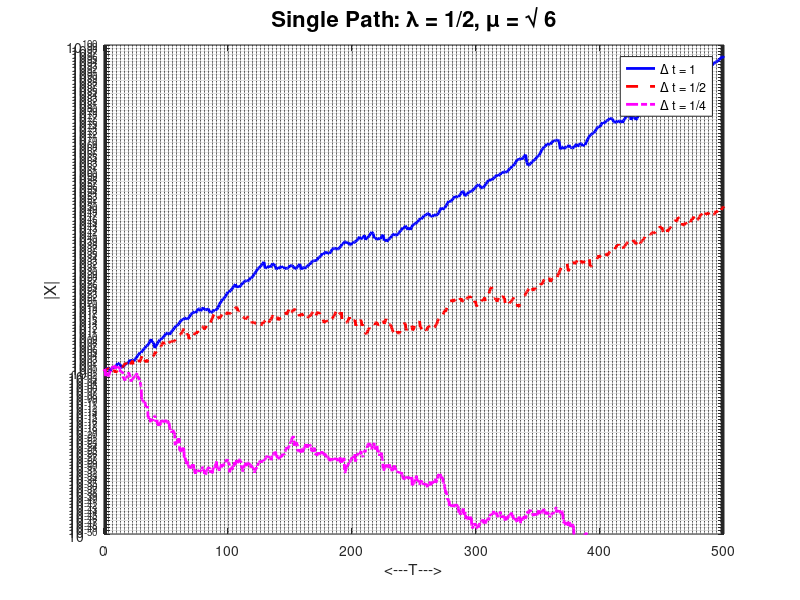

Source code (MATLAB):
function stab_asymptotic ( seed )

%*****************************************************************************80
%
%% STAB_ASYMPTOTIC examines asymptotic stability.
%
%  Discussion:
%
%    The function tests the asymptotic stability
%    of the Euler-Maruyama method applied to a stochastic differential
%    equation (SDE).
%
%    The SDE is
%
%      dX = lambda*X dt + mu*X dW,
%      X(0) = Xzero,
%
%    where 
%
%      lambda is a constant,
%      mu is a constant,
%      Xzero = 1.
%
%  Modified:
%
%    04 October 2006
%
%  Author:
%
%    Desmond Higham
%
%  Reference:
%
%    Desmond Higham,
%    An Algorithmic Introduction to Numerical Simulation of
%    Stochastic Differential Equations,
%    SIAM Review,
%    Volume 43, Number 3, September 2001, pages 525-546.
%
%  Parameters:
%
%    Input, integer SEED, a seed for the random number generator.
%    In the reference, this value is set to 100.
%
  fprintf ( 1, '\n' );
  fprintf ( 1, 'STAB_ASYMPTOTIC:\n' );
  fprintf ( 1, '  Investigate asymptotic stability of Euler-Maruyama\n' );
  fprintf ( 1, '  solution with stepsize DT and MU.\n' );
  fprintf ( 1, '\n' );
  fprintf ( 1, '  SDE is asymptotically stable if\n' );
  fprintf ( 1, '    Real ( lambda - 1/2 mu^2 ) < 0.\n' );
  fprintf ( 1, '\n' );
  fprintf ( 1, '  EM with DT is asymptotically stable if\n' );
  fprintf ( 1, '    E log ( 1 + lambda dt - sqrt(dt) mu n(0,1) ) < 0.\n' );
  fprintf ( 1, '  where n(0,1) is a normal random value.\n' );

  if ( nargin < 1 )
    seed = 123456789;
    fprintf ( 1, '  Using default value of SEED = %d\n', seed );
  end
%
%  Initialize the random number generator.
%
% rng ( seed )
  rand ( 'state', seed );
%
%  Set line types for the plot.
%
  ltype = { 'b-', 'r--', 'm-.' };
%
%  Step parameters.
%
  tmax = 500.0;
%
%  Problem parameters.
%
  lambda = 0.5;
  mu = sqrt ( 6.0 );
  xzero = 1.0;
%
%  Test the SDE.
%
  fprintf ( 1, '\n' );
  fprintf ( 1, '  Lambda = %g\n', lambda );
  fprintf ( 1, '  Mu =     %g\n', mu );
  test = lambda - 0.5 * mu * mu;
  fprintf ( 1, '  SDE asymptotic test = %g\n', test );

  for k = 1 : 3

    dt = 2^(1-k);
%
%  Test the EM for this DT.
%
    fprintf ( 1, '\n' );      
    fprintf ( 1, '  dt = %g\n', dt );
    u = randn ( 1000, 1 );
    u = log ( 1.0 + lambda * dt - sqrt ( dt ) * mu * u );
    test = sum ( u ) / 1000.0;
    fprintf ( 1, '  EM asymptotic test = %g\n', test );
  
    n = tmax / dt;
    xemabs = zeros(1,n);
    xtemp = xzero;

    for j = 1 : n
      winc = sqrt ( dt ) * randn;      
      xtemp = xtemp + dt * lambda * xtemp + mu * xtemp * winc;
      xemabs(j) = abs ( xtemp );
    end

    semilogy ( [0:dt:tmax], [xzero,xemabs], ltype{k}, 'Linewidth', 2 );
    hold on

  end

  legend ( '\Delta t = 1','\Delta t = 1/2','\Delta t = 1/4' )
  title ( 'Single Path: \lambda = 1/2, \mu = \surd 6','FontSize',16 )
  ylabel ( '|X|','FontSize',12 );
  xlabel ( '<---T--->' )
  axis ( [0,tmax,1e-50,1e+100] );
  grid on
  hold off

  filename = 'stab_asymptotic.png';
  print ( '-dpng', filename );

  fprintf ( 1, '\n' );
  fprintf ( 1, '  Plot saved as "%s".\n', filename );

  return
end
